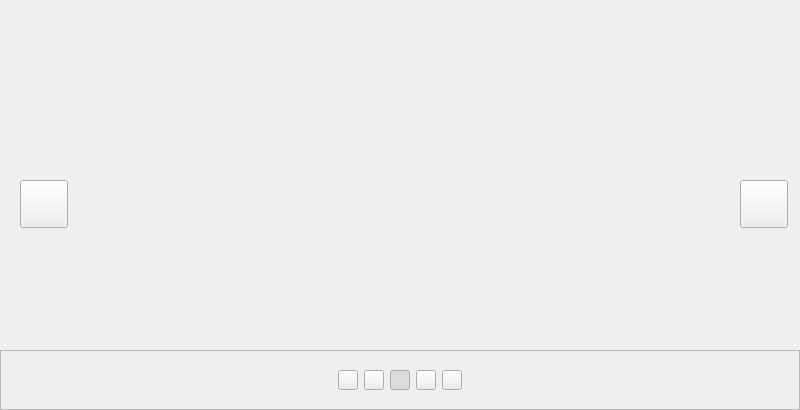
<?xml version="1.0" encoding="UTF-8"?>
<ui version="4.0">
 <class>BannaControl</class>
 <widget class="QWidget" name="BannaControl">
  <property name="geometry">
   <rect>
    <x>0</x>
    <y>0</y>
    <width>800</width>
    <height>410</height>
   </rect>
  </property>
  <property name="minimumSize">
   <size>
    <width>800</width>
    <height>410</height>
   </size>
  </property>
  <property name="maximumSize">
   <size>
    <width>800</width>
    <height>410</height>
   </size>
  </property>
  <property name="windowTitle">
   <string>Form</string>
  </property>
  <layout class="QVBoxLayout" name="verticalLayout">
   <property name="spacing">
    <number>0</number>
   </property>
   <property name="leftMargin">
    <number>0</number>
   </property>
   <property name="topMargin">
    <number>0</number>
   </property>
   <property name="rightMargin">
    <number>0</number>
   </property>
   <property name="bottomMargin">
    <number>0</number>
   </property>
   <item>
    <widget class="QWidget" name="widget" native="true">
     <widget class="QLabel" name="labelFirst">
      <property name="geometry">
       <rect>
        <x>20</x>
        <y>100</y>
        <width>320</width>
        <height>200</height>
       </rect>
      </property>
      <property name="text">
       <string/>
      </property>
     </widget>
     <widget class="QLabel" name="labelSecond">
      <property name="geometry">
       <rect>
        <x>70</x>
        <y>70</y>
        <width>400</width>
        <height>250</height>
       </rect>
      </property>
      <property name="text">
       <string/>
      </property>
     </widget>
     <widget class="QLabel" name="labelFourth">
      <property name="geometry">
       <rect>
        <x>330</x>
        <y>70</y>
        <width>400</width>
        <height>250</height>
       </rect>
      </property>
      <property name="text">
       <string/>
      </property>
     </widget>
     <widget class="QLabel" name="labelFifth">
      <property name="geometry">
       <rect>
        <x>470</x>
        <y>100</y>
        <width>320</width>
        <height>200</height>
       </rect>
      </property>
      <property name="text">
       <string/>
      </property>
     </widget>
     <widget class="QLabel" name="labelThird">
      <property name="geometry">
       <rect>
        <x>150</x>
        <y>50</y>
        <width>480</width>
        <height>300</height>
       </rect>
      </property>
      <property name="text">
       <string/>
      </property>
     </widget>
     <widget class="QPushButton" name="pushButtonLeft">
      <property name="geometry">
       <rect>
        <x>20</x>
        <y>180</y>
        <width>48</width>
        <height>48</height>
       </rect>
      </property>
      <property name="text">
       <string/>
      </property>
     </widget>
     <widget class="QPushButton" name="pushButtonRight">
      <property name="geometry">
       <rect>
        <x>740</x>
        <y>180</y>
        <width>48</width>
        <height>48</height>
       </rect>
      </property>
      <property name="text">
       <string/>
      </property>
     </widget>
    </widget>
   </item>
   <item>
    <widget class="QFrame" name="frame">
     <property name="minimumSize">
      <size>
       <width>0</width>
       <height>60</height>
      </size>
     </property>
     <property name="maximumSize">
      <size>
       <width>16777215</width>
       <height>60</height>
      </size>
     </property>
     <property name="styleSheet">
      <string notr="true">QPushButton
{
	border-image: url(:/images/other/normal_gray.png);
}

QPushButton:checked
{
border-image: url(:/images/other/hover_blue.png);
}</string>
     </property>
     <property name="frameShape">
      <enum>QFrame::StyledPanel</enum>
     </property>
     <property name="frameShadow">
      <enum>QFrame::Raised</enum>
     </property>
     <layout class="QHBoxLayout" name="horizontalLayout">
      <property name="leftMargin">
       <number>0</number>
      </property>
      <property name="topMargin">
       <number>0</number>
      </property>
      <property name="rightMargin">
       <number>0</number>
      </property>
      <property name="bottomMargin">
       <number>0</number>
      </property>
      <item>
       <spacer name="horizontalSpacer">
        <property name="orientation">
         <enum>Qt::Horizontal</enum>
        </property>
        <property name="sizeHint" stdset="0">
         <size>
          <width>40</width>
          <height>20</height>
         </size>
        </property>
       </spacer>
      </item>
      <item>
       <widget class="QPushButton" name="pushButtonFirst">
        <property name="minimumSize">
         <size>
          <width>20</width>
          <height>20</height>
         </size>
        </property>
        <property name="maximumSize">
         <size>
          <width>20</width>
          <height>20</height>
         </size>
        </property>
        <property name="text">
         <string/>
        </property>
        <property name="checkable">
         <bool>true</bool>
        </property>
       </widget>
      </item>
      <item>
       <widget class="QPushButton" name="pushButtonSecond">
        <property name="minimumSize">
         <size>
          <width>20</width>
          <height>20</height>
         </size>
        </property>
        <property name="maximumSize">
         <size>
          <width>20</width>
          <height>20</height>
         </size>
        </property>
        <property name="text">
         <string/>
        </property>
        <property name="checkable">
         <bool>true</bool>
        </property>
       </widget>
      </item>
      <item>
       <widget class="QPushButton" name="pushButtonThird">
        <property name="minimumSize">
         <size>
          <width>20</width>
          <height>20</height>
         </size>
        </property>
        <property name="maximumSize">
         <size>
          <width>20</width>
          <height>20</height>
         </size>
        </property>
        <property name="text">
         <string/>
        </property>
        <property name="checkable">
         <bool>true</bool>
        </property>
        <property name="checked">
         <bool>true</bool>
        </property>
       </widget>
      </item>
      <item>
       <widget class="QPushButton" name="pushButtonFourth">
        <property name="minimumSize">
         <size>
          <width>20</width>
          <height>20</height>
         </size>
        </property>
        <property name="maximumSize">
         <size>
          <width>20</width>
          <height>20</height>
         </size>
        </property>
        <property name="text">
         <string/>
        </property>
        <property name="checkable">
         <bool>true</bool>
        </property>
       </widget>
      </item>
      <item>
       <widget class="QPushButton" name="pushButtonFifth">
        <property name="minimumSize">
         <size>
          <width>20</width>
          <height>20</height>
         </size>
        </property>
        <property name="maximumSize">
         <size>
          <width>20</width>
          <height>20</height>
         </size>
        </property>
        <property name="text">
         <string/>
        </property>
        <property name="checkable">
         <bool>true</bool>
        </property>
       </widget>
      </item>
      <item>
       <spacer name="horizontalSpacer_2">
        <property name="orientation">
         <enum>Qt::Horizontal</enum>
        </property>
        <property name="sizeHint" stdset="0">
         <size>
          <width>40</width>
          <height>20</height>
         </size>
        </property>
       </spacer>
      </item>
     </layout>
    </widget>
   </item>
  </layout>
 </widget>
 <resources/>
 <connections/>
</ui>
